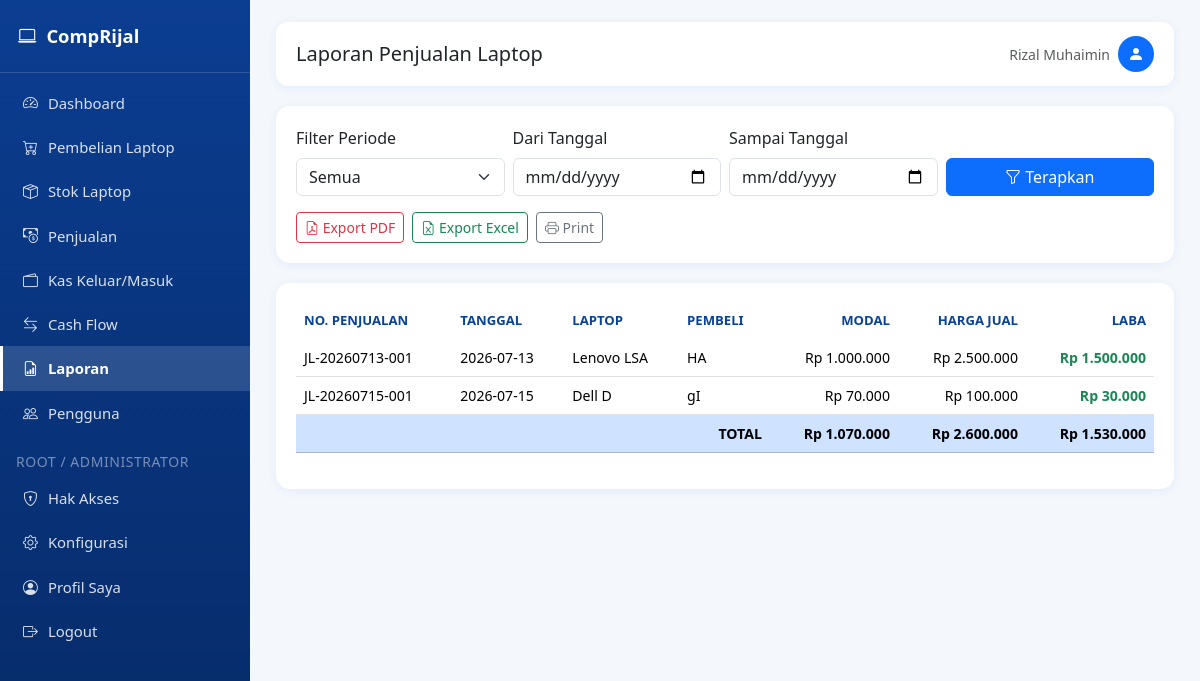
Before: /laporan/penjualan (signed in) with the older database file.
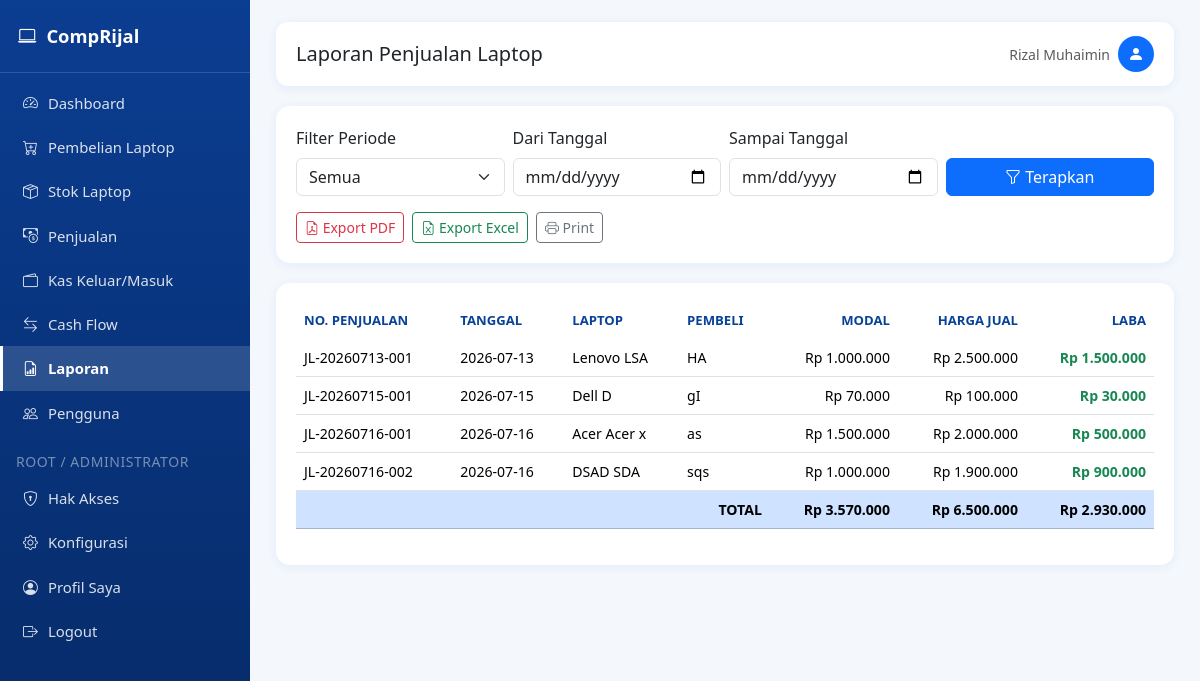
After: the same page with the newer database file.
### tables this page shows
CREATE TABLE penjualan (
            id INTEGER PRIMARY KEY AUTOINCREMENT,
            nomor_penjualan TEXT UNIQUE NOT NULL,
            tanggal TEXT NOT NULL,
            laptop_id INTEGER NOT NULL,
            pembeli TEXT,
            no_hp TEXT,
            harga_jual REAL DEFAULT 0,
            metode_pembayaran TEXT,
            catatan TEXT,
            laba REAL DEFAULT 0,
            created_at TEXT DEFAULT CURRENT_TIMESTAMP, diskon REAL DEFAULT 0, pajak REAL DEFAULT 0, grand_total REAL DEFAULT 0,
            FOREIGN KEY (laptop_id) REFERENCES laptop (id)
        );

CREATE TABLE laptop (
            id INTEGER PRIMARY KEY AUTOINCREMENT,
            nomor_pembelian TEXT UNIQUE NOT NULL,
            tanggal TEXT NOT NULL,
            merk TEXT,
            seri TEXT,
            processor TEXT,
            ram TEXT,
            storage TEXT,
            vga TEXT,
            warna TEXT,
            kondisi TEXT,
            kelengkapan TEXT,
            charger TEXT,
            tas TEXT,
            garansi TEXT,
            imei TEXT,
            harga_beli REAL DEFAULT 0,
            biaya_servis REAL DEFAULT 0,
            biaya_upgrade REAL DEFAULT 0,
            biaya_lain REAL DEFAULT 0,
            total_modal REAL DEFAULT 0,
            supplier TEXT,
            no_hp TEXT,
            catatan TEXT,
            status TEXT DEFAULT 'Ready',
            created_at TEXT DEFAULT CURRENT_TIMESTAMP
        );

### app.py (the view)
@app.route("/laporan/penjualan")
@page_required("laporan")
def laporan_penjualan():
    rows, total_modal, total_jual, total_laba, filt, start_date, end_date = _laporan_penjualan_data()
    return render_template("laporan_penjualan.html", rows=rows, total_modal=total_modal,
                            total_jual=total_jual, total_laba=total_laba, filt=filt,
                            start_date=start_date, end_date=end_date)

### app.py (called while the page is built)
def page_required(page_key):
    def wrapper(f):
        @wraps(f)
        def decorated(*args, **kwargs):
            if "user_id" not in session:
                flash("Silakan login terlebih dahulu.", "warning")
                return redirect(url_for("login"))
            if not has_page_access(session["user_id"], session.get("role"), page_key):
                flash("Anda tidak memiliki hak akses ke halaman ini. Hubungi administrator.", "danger")
                return redirect(url_for("dashboard"))
            return f(*args, **kwargs)
        return decorated
    return wrapper

def can_access_page(page_key: str) -> bool:
    if "user_id" not in session:
        return False
    if page_key in {"konfigurasi", "hak_akses"}:
        return session.get("role") in ("root", "administrator")
    return has_page_access(session["user_id"], session.get("role"), page_key)

@app.context_processor
def inject_globals():
    return {
        "rp": reports.rp,
        "current_year": datetime.now().year,
        "now_date": datetime.now().strftime("%Y-%m-%d"),
        "app_settings": get_all_settings(),
        "can_access_page": can_access_page,
    }

### templates/laporan_penjualan.html (shortened to what this page needs)
{% extends "base.html" %}
{% block page_title %}Laporan Penjualan Laptop{% endblock %}
{% block content %}
<div class="card-panel">
    {% include "_filter_periode.html" %}
    <div class="mt-3 d-flex gap-2 no-print">
        <a href="{{ url_for('laporan_penjualan_pdf', filter=filt, start_date=start_date, end_date=end_date) }}" class="btn btn-outline-danger btn-sm" target="_blank"><i class="bi bi-file-earmark-pdf"></i> Export PDF</a>
        <a href="{{ url_for('laporan_penjualan_excel', filter=filt, start_date=start_date, end_date=end_date) }}" class="btn btn-outline-success btn-sm"><i class="bi bi-file-earmark-excel"></i> Export Excel</a>
        <button class="btn btn-outline-secondary btn-sm" onclick="window.print()"><i class="bi bi-printer"></i> Print</button>
    </div>
</div>
<div class="card-panel">
    <div class="table-responsive">
        <table class="table table-hover align-middle">
            <thead>
                <tr>
                    <th>No. Penjualan</th><th>Tanggal</th><th>Laptop</th><th>Pembeli</th>
                    <th class="text-end">Modal</th><th class="text-end">Harga Jual</th><th class="text-end">Laba</th>
                </tr>
            </thead>
            <tbody>
                {% for r in rows %}
                <tr>
                    <td>{{ r.nomor_penjualan }}</td>
                    <td>{{ r.tanggal }}</td>
                    <td>{{ r.merk }} {{ r.seri }}</td>
                    <td>{{ r.pembeli or '-' }}</td>
                    <td class="text-end">{{ rp(r.total_modal) }}</td>
                    <td class="text-end">{{ rp(r.harga_jual) }}</td>
                    <td class="text-end {{ 'text-success' if r.laba >= 0 else 'text-danger' }} fw-semibold">{{ rp(r.laba) }}</td>
                </tr>
                {% else %}
                <tr><td colspan="7" class="text-center text-muted py-4">Tidak ada data pada periode ini.</td></tr>
                {% endfor %}
            </tbody>
            <tfoot>
                <tr class="table-primary fw-bold">
                    <td colspan="4" class="text-end">TOTAL</td>
                    <td class="text-end">{{ rp(total_modal) }}</td>
                    <td class="text-end">{{ rp(total_jual) }}</td>
                    <td class="text-end">{{ rp(total_laba) }}</td>
                </tr>
            </tfoot>
        </table>
    </div>
</div>
{% endblock %}

Changed rows visible on the page:
added penjualan: nomor_penjualan "JL-20260716-001", tanggal "2026-07-16", merk "Acer", seri "Acer x", pembeli "as", harga_jual "Rp 2.000.000", laba "Rp 500.000"
now on this page (row edited): laptop: total_modal "Rp 1.500.000"
added penjualan: nomor_penjualan "JL-20260716-002", tanggal "2026-07-16", merk "DSAD", seri "SDA", pembeli "sqs", harga_jual "Rp 1.900.000", laba "Rp 900.000"
now on this page (row edited): laptop: total_modal "Rp 1.000.000"
Other visible differences:
{{ rp(total_modal) }}: "Rp 1.070.000" → "Rp 3.570.000"
{{ rp(total_jual) }}: "Rp 2.600.000" → "Rp 6.500.000"
{{ rp(total_laba) }}: "Rp 1.530.000" → "Rp 2.930.000"
